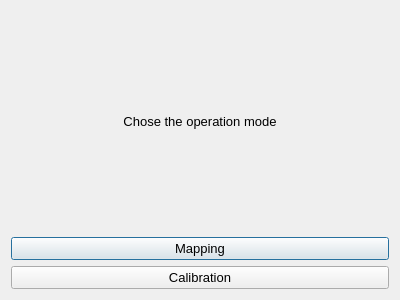
<?xml version="1.0" encoding="UTF-8"?>
<ui version="4.0">
 <class>Dialog</class>
 <widget class="QDialog" name="Dialog">
  <property name="geometry">
   <rect>
    <x>0</x>
    <y>0</y>
    <width>400</width>
    <height>300</height>
   </rect>
  </property>
  <property name="windowTitle">
   <string>Dialog</string>
  </property>
  <layout class="QGridLayout" name="gridLayout">
   <item row="0" column="0">
    <widget class="QLabel" name="label">
     <property name="font">
      <font>
       <pointsize>10</pointsize>
      </font>
     </property>
     <property name="autoFillBackground">
      <bool>false</bool>
     </property>
     <property name="frameShape">
      <enum>QFrame::NoFrame</enum>
     </property>
     <property name="text">
      <string>Chose the operation mode</string>
     </property>
     <property name="alignment">
      <set>Qt::AlignCenter</set>
     </property>
    </widget>
   </item>
   <item row="1" column="0">
    <widget class="QPushButton" name="mapping_button">
     <property name="font">
      <font>
       <pointsize>10</pointsize>
      </font>
     </property>
     <property name="text">
      <string>Mapping</string>
     </property>
    </widget>
   </item>
   <item row="2" column="0">
    <widget class="QPushButton" name="calib_button">
     <property name="font">
      <font>
       <pointsize>10</pointsize>
      </font>
     </property>
     <property name="text">
      <string>Calibration</string>
     </property>
    </widget>
   </item>
  </layout>
 </widget>
 <resources/>
 <connections/>
</ui>
